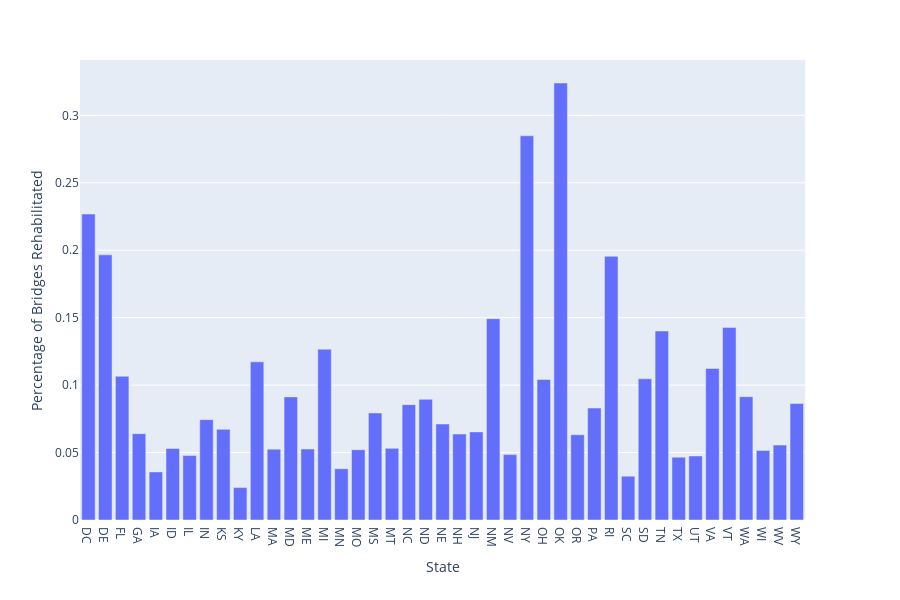

Here is the notebook cell this chart was saved with:
### Code cell
df_rehab = pd.DataFrame(percent_of_rehabilitation)
df_rehab['State Name'] =  df_rehab.index

df_rehab.rename(columns = {'State Name': 'State', \
                             'Number of rehabilitation':'Percentage of Bridges Rehabilitated'}, inplace = True)
fig = px.bar(df_rehab, x='State', y='Percentage of Bridges Rehabilitated')
fig.show()

### Figure 1 — Plotly figure (JSON) as saved in the notebook; plotly's stock layout.template omitted (floating-point values rounded to 4 significant figures)
{"data": [{"alignmentgroup": "True", "hoverlabel": {"namelength": 0}, "hovertemplate": "State=%{x}<br>Percentage of Bridges Rehabilitated=%{y}", "legendgroup": "", "marker": {"color": "#636efa"}, "name": "", "offsetgroup": "", "orientation": "v", "showlegend": false, "textposition": "auto", "type": "bar", "x": ["DC", "DE", "FL", "GA", "IA", "ID", "IL", "IN", "KS", "KY", "LA", "MA", "MD", "ME", "MI", "MN", "MO", "MS", "MT", "NC", "ND", "NE", "NH", "NJ", "NM", "NV", "NY", "OH", "OK", "OR", "PA", "RI", "SC", "SD", "TN", "TX", "UT", "VA", "VT", "WA", "WI", "WV", "WY"], "xaxis": "x", "y": [0.2268, 0.1966, 0.1065, 0.06399, 0.03563, 0.05302, 0.04777, 0.0744, 0.06722, 0.02403, 0.1172, 0.05254, 0.09126, 0.0526, 0.1266, 0.03801, 0.0521, 0.07939, 0.05313, 0.08549, 0.08946, 0.07119, 0.06372, 0.06533, 0.1493, 0.04848, 0.2848, 0.1042, 0.324, 0.06322, 0.08298, 0.1955, 0.03251, 0.1047, 0.1401, 0.04655, 0.04749, 0.1123, 0.1428, 0.09139, 0.05153, 0.05551, 0.08634], "yaxis": "y"}], "layout": {"barmode": "relative", "height": 600, "legend": {"tracegroupgap": 0}, "margin": {"t": 60}, "xaxis": {"anchor": "y", "domain": [0, 0.98], "title": {"text": "State"}}, "yaxis": {"anchor": "x", "domain": [0, 1], "title": {"text": "Percentage of Bridges Rehabilitated"}}}}
